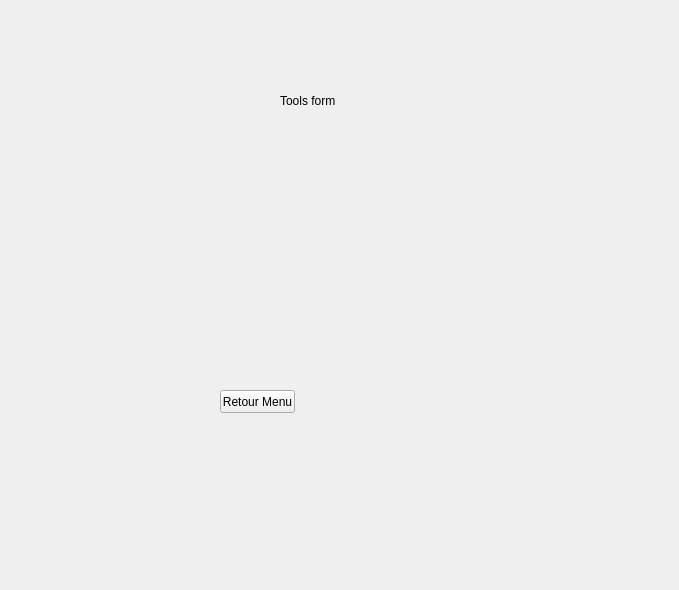
<?xml version="1.0" encoding="UTF-8"?>
<ui version="4.0">
 <class>tools</class>
 <widget class="QWidget" name="tools">
  <property name="geometry">
   <rect>
    <x>0</x>
    <y>0</y>
    <width>679</width>
    <height>590</height>
   </rect>
  </property>
  <property name="windowTitle">
   <string>Form</string>
  </property>
  <widget class="QPushButton" name="pushButton">
   <property name="geometry">
    <rect>
     <x>220</x>
     <y>390</y>
     <width>75</width>
     <height>23</height>
    </rect>
   </property>
   <property name="text">
    <string>Retour Menu</string>
   </property>
  </widget>
  <widget class="QLabel" name="label">
   <property name="geometry">
    <rect>
     <x>280</x>
     <y>80</y>
     <width>71</width>
     <height>41</height>
    </rect>
   </property>
   <property name="frameShape">
    <enum>QFrame::NoFrame</enum>
   </property>
   <property name="text">
    <string>Tools form</string>
   </property>
  </widget>
 </widget>
 <resources/>
 <connections/>
</ui>
